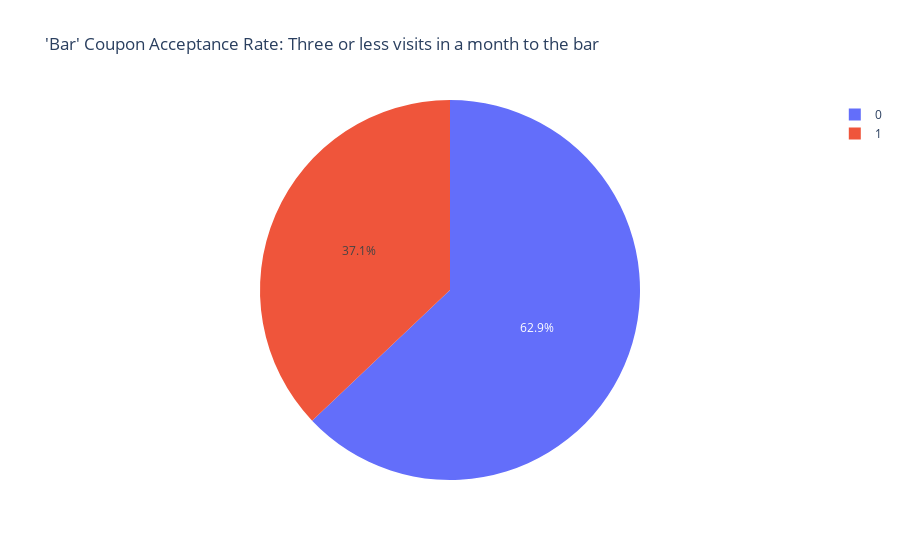

Source (notebook cell):
### Markdown cell above
#### 3. Compare the acceptance rate between those who went to a bar 3 or fewer times a month to those who went more.

### Code cell
# Set list of keys for "three times or less" visits per month
three_or_less = ['never', 'less1', '1~3']

# Set group 3a: those who went to a bar 3 or fewer times in a month
group_3a = bar_coupons.query('bar in @three_or_less')

# Generate visualization for group 3a
fig_3a=px.pie(group_3a, names='accept_coupon', title="'Bar' Coupon Acceptance Rate: Three or less visits in a month to the bar")
fig_3a.show()

### Figure 1 — Plotly figure (JSON) as saved in the notebook; plotly's stock layout.template omitted (floating-point values rounded to 4 significant figures; data arrays with more than 128 entries replaced by an {"elided": "..."} marker saying what was removed)
{"data": [{"domain": {"x": [0, 1], "y": [0, 1]}, "hovertemplate": "accept_coupon=%{label}<extra></extra>", "labels": {"elided": "1818 int values"}, "legendgroup": "", "name": "", "showlegend": true, "type": "pie"}], "layout": {"legend": {"tracegroupgap": 0}, "title": {"text": "'Bar' Coupon Acceptance Rate: Three or less visits in a month to the bar"}}}
